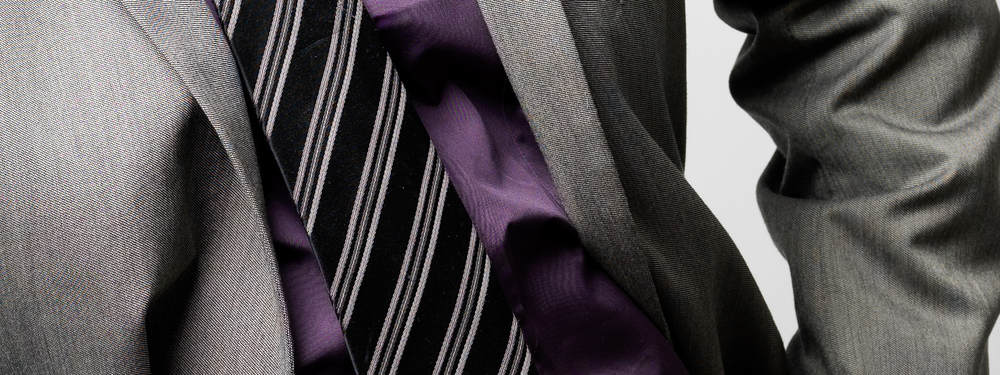
#> input picture data/interp/suit.png, 1000 x 375 px, shrunk from 1814 x 681 before the run
$ python image_shrinking.py
#> lines starting #> are read from the running program, lines starting #| are printed output that depends on the picture
import sys
import numpy as np
import matplotlib.pyplot as plt
from PIL import Image

#1. Load the image
file_path = sys.argv[1] if len(sys.argv) > 1 else "../data/interp/suit.png"
img = Image.open(file_path)
#> img is the input picture: PIL image 1000x375 RGB; mean R, G, B 85.2, 81.1, 82.2
img_array = np.array(img)

#2. Shrink function
def myImageShrink(img_arr, d):
#> called with d = 2
    sub_array = img_arr[::d, ::d]
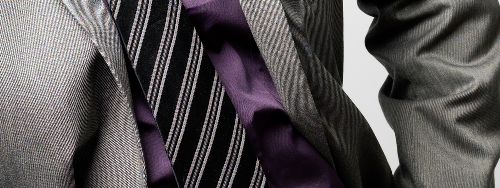
#> sub_array: shape (188, 500, 3); mean R, G, B 85.2, 81.1, 82.2
    return sub_array

#3. Generate subsampled images
sub2_array = myImageShrink(img_array, 2)
sub3_array = myImageShrink(img_array, 3)
#> call 2 of myImageShrink, with d = 3
#> in myImageShrink (call 2), `sub_array = img_arr[::d, ::d]`:
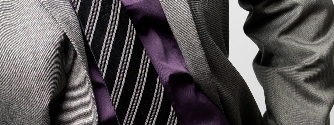
#> sub_array: shape (125, 334, 3); mean R, G, B 85.6, 81.5, 82.6

#4. Save sumsampled images to disk
img_sub2 = Image.fromarray(sub2_array)
img_sub3 = Image.fromarray(sub3_array)
img_sub2.save("./img/q1a_sub2.png")
img_sub3.save("./img/q1a_sub3.png")

#5. Plotting logic
fig, axes = plt.subplots(1, 3, figsize=(15, 5))

axes[0].imshow(img_array, aspect='equal')
axes[0].set_title(f"Original Image\nShape: {img_array.shape}")

# Subsampled d=2
axes[1].imshow(sub2_array, aspect='equal')
axes[1].set_title(f"Subsampled (d=2)\nShape: {sub2_array.shape}")

# Subsampled d=3
axes[2].imshow(sub3_array, aspect='equal')
axes[2].set_title(f"Subsampled (d=3)\nShape: {sub3_array.shape}")

# print("Shapes:", img_array.shape, sub2_array.shape, sub3_array.shape)

plt.tight_layout()
plt.savefig("./img/q1a.png")
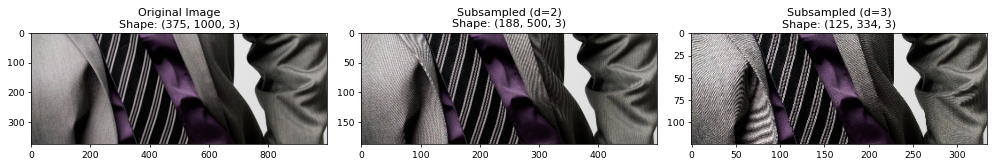
#> figure drawn by matplotlib, 3 panels

$ run again, with data/interp/main.png copied over data/interp/suit.png
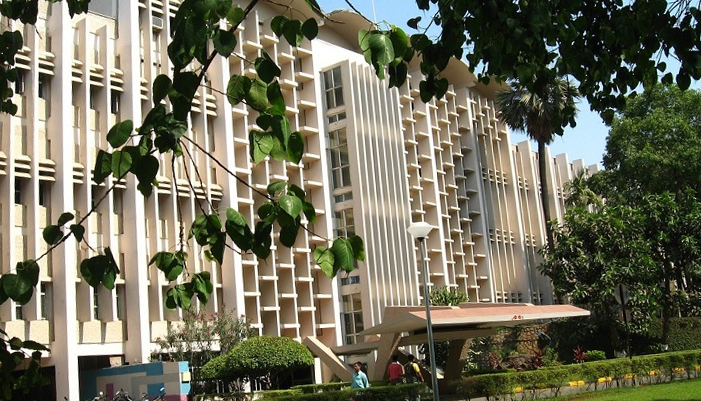
#> input picture data/interp/main.png, 701 x 401 px
#> img is the input picture: PIL image 701x401 RGB; mean R, G, B 113.6, 112, 92.4
#> in myImageShrink (call 2), `sub_array = img_arr[::d, ::d]`:
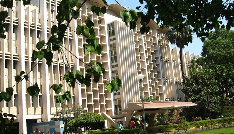
#> sub_array: shape (134, 234, 3); mean R, G, B 113.5, 111.9, 92.4
#> `plt.savefig("./img/q1a.png")`:
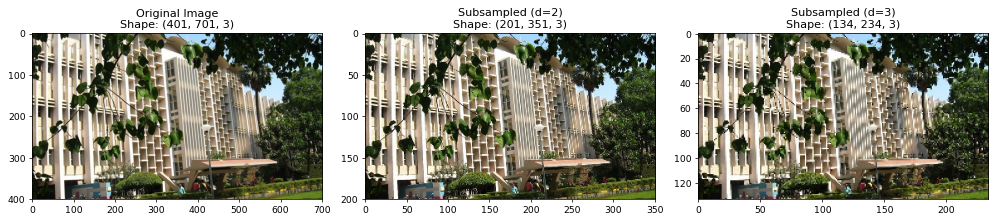
#> figure drawn by matplotlib, 3 panels
